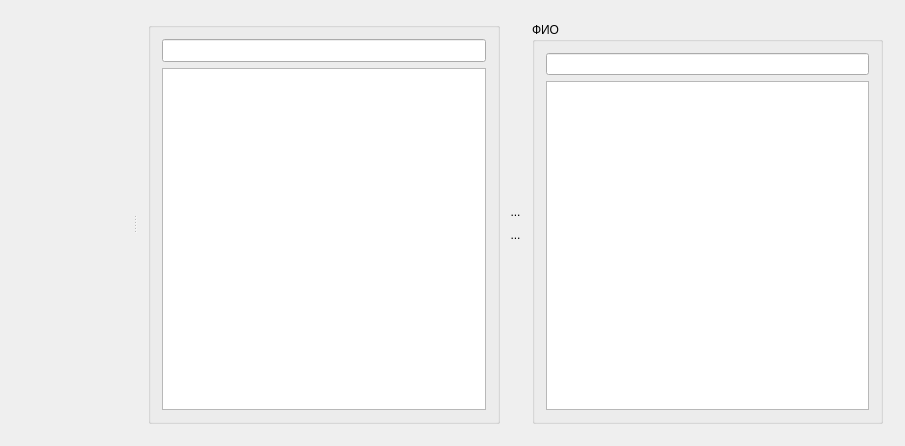
<?xml version="1.0" encoding="UTF-8"?>
<ui version="4.0">
 <class>ZGroups</class>
 <widget class="QWidget" name="ZGroups">
  <property name="geometry">
   <rect>
    <x>0</x>
    <y>0</y>
    <width>905</width>
    <height>446</height>
   </rect>
  </property>
  <property name="windowTitle">
   <string>Группы</string>
  </property>
  <property name="windowIcon">
   <iconset resource="../DSV.qrc">
    <normaloff>:/images/table.png</normaloff>:/images/table.png</iconset>
  </property>
  <layout class="QGridLayout" name="gridLayout">
   <item row="0" column="0">
    <widget class="QSplitter" name="splitter">
     <property name="orientation">
      <enum>Qt::Horizontal</enum>
     </property>
     <widget class="ZView" name="m_tbl" native="true">
      <property name="minimumSize">
       <size>
        <width>100</width>
        <height>100</height>
       </size>
      </property>
     </widget>
     <widget class="QWidget" name="layoutWidget">
      <layout class="QHBoxLayout" name="horizontalLayout">
       <item>
        <widget class="QGroupBox" name="group">
         <property name="font">
          <font>
           <pointsize>10</pointsize>
           <weight>75</weight>
           <bold>true</bold>
          </font>
         </property>
         <property name="title">
          <string/>
         </property>
         <layout class="QVBoxLayout" name="verticalLayout">
          <item>
           <widget class="QLineEdit" name="txtFilter_2">
            <property name="font">
             <font>
              <weight>50</weight>
              <bold>false</bold>
             </font>
            </property>
            <property name="text">
             <string/>
            </property>
           </widget>
          </item>
          <item>
           <widget class="QTableView" name="tbl_2">
            <property name="alternatingRowColors">
             <bool>true</bool>
            </property>
            <property name="selectionBehavior">
             <enum>QAbstractItemView::SelectRows</enum>
            </property>
            <property name="sortingEnabled">
             <bool>true</bool>
            </property>
            <attribute name="horizontalHeaderStretchLastSection">
             <bool>true</bool>
            </attribute>
            <attribute name="verticalHeaderDefaultSectionSize">
             <number>20</number>
            </attribute>
           </widget>
          </item>
         </layout>
        </widget>
       </item>
       <item>
        <layout class="QVBoxLayout" name="verticalLayout_3">
         <item>
          <spacer name="verticalSpacer_2">
           <property name="orientation">
            <enum>Qt::Vertical</enum>
           </property>
           <property name="sizeHint" stdset="0">
            <size>
             <width>20</width>
             <height>163</height>
            </size>
           </property>
          </spacer>
         </item>
         <item>
          <widget class="QToolButton" name="toLeftToolButton">
           <property name="enabled">
            <bool>true</bool>
           </property>
           <property name="toolTip">
            <string>Включить в группу</string>
           </property>
           <property name="styleSheet">
            <string notr="true">QToolButton{
border: none;
text-align: left;
}

QPushButton:hover{
background-color: rgb(210, 210, 210);
}

QPushButton:pressed{
background-color: rgb(180, 180, 180);
}</string>
           </property>
           <property name="text">
            <string>...</string>
           </property>
           <property name="icon">
            <iconset resource="../DSV.qrc">
             <normaloff>:/images/left.png</normaloff>:/images/left.png</iconset>
           </property>
           <property name="iconSize">
            <size>
             <width>24</width>
             <height>24</height>
            </size>
           </property>
          </widget>
         </item>
         <item>
          <widget class="QToolButton" name="toRightToolButton">
           <property name="enabled">
            <bool>true</bool>
           </property>
           <property name="toolTip">
            <string>Удалить из группы</string>
           </property>
           <property name="styleSheet">
            <string notr="true">QToolButton{
border: none;
text-align: left;
}

QPushButton:hover{
background-color: rgb(210, 210, 210);
}

QPushButton:pressed{
background-color: rgb(180, 180, 180);
}</string>
           </property>
           <property name="text">
            <string>...</string>
           </property>
           <property name="icon">
            <iconset resource="../DSV.qrc">
             <normaloff>:/images/right.png</normaloff>:/images/right.png</iconset>
           </property>
           <property name="iconSize">
            <size>
             <width>24</width>
             <height>24</height>
            </size>
           </property>
          </widget>
         </item>
         <item>
          <spacer name="verticalSpacer_3">
           <property name="orientation">
            <enum>Qt::Vertical</enum>
           </property>
           <property name="sizeHint" stdset="0">
            <size>
             <width>20</width>
             <height>163</height>
            </size>
           </property>
          </spacer>
         </item>
        </layout>
       </item>
       <item>
        <widget class="QGroupBox" name="groupBox">
         <property name="title">
          <string>ФИО</string>
         </property>
         <layout class="QVBoxLayout" name="verticalLayout_2">
          <item>
           <widget class="QLineEdit" name="txtFilter_3">
            <property name="text">
             <string/>
            </property>
           </widget>
          </item>
          <item>
           <widget class="QTableView" name="tbl_3">
            <property name="alternatingRowColors">
             <bool>true</bool>
            </property>
            <property name="selectionBehavior">
             <enum>QAbstractItemView::SelectRows</enum>
            </property>
            <property name="sortingEnabled">
             <bool>true</bool>
            </property>
            <attribute name="horizontalHeaderStretchLastSection">
             <bool>true</bool>
            </attribute>
            <attribute name="verticalHeaderDefaultSectionSize">
             <number>20</number>
            </attribute>
           </widget>
          </item>
         </layout>
        </widget>
       </item>
      </layout>
     </widget>
    </widget>
   </item>
  </layout>
 </widget>
 <layoutdefault spacing="6" margin="11"/>
 <customwidgets>
  <customwidget>
   <class>ZView</class>
   <extends>QWidget</extends>
   <header>zview.h</header>
   <container>1</container>
  </customwidget>
 </customwidgets>
 <resources>
  <include location="../DSV.qrc"/>
 </resources>
 <connections/>
</ui>
